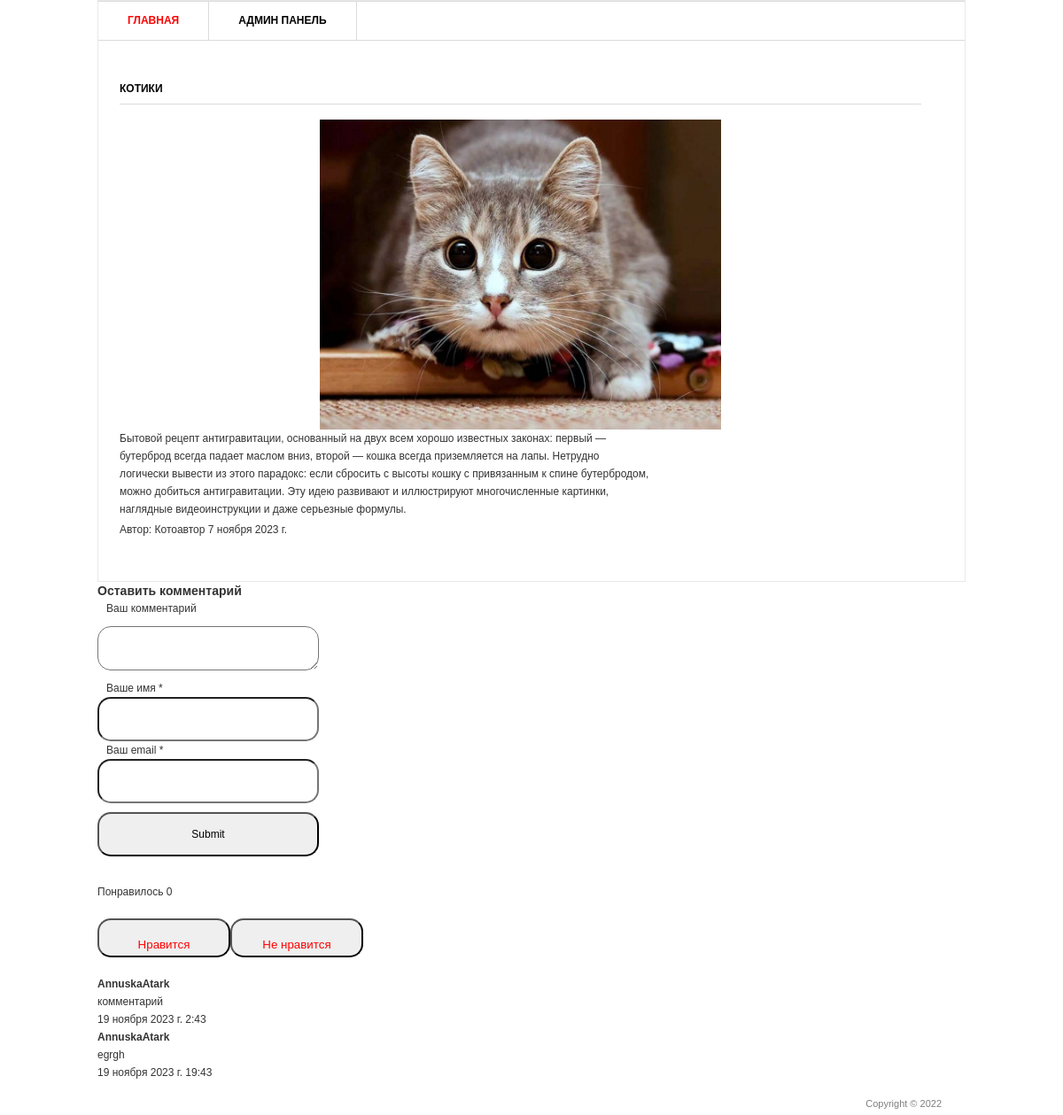
Before: /1/ with the older database file.
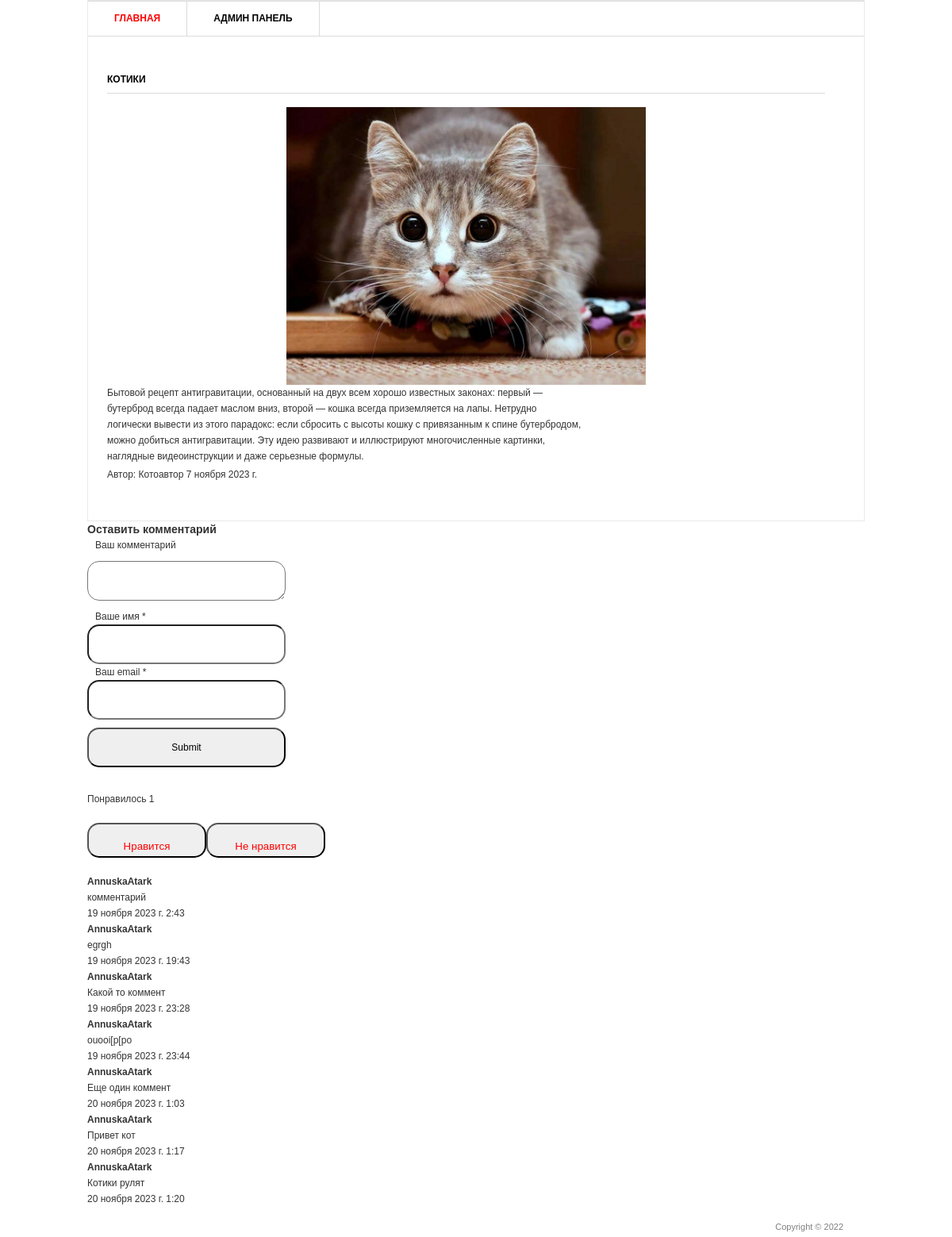
After: the same page with the newer database file.
### blog/models.py (models this page shows, shortened)
class Post(models.Model):
    title = models.CharField("Заголовок записи", max_length=100)
    description = models.TextField("Текст записи")
    author = models.CharField("Автор статьи", max_length=100)
    date = models.DateField("Дата")
    image = models.ImageField("Изображение", upload_to="image/%Y")

class Comment(models.Model):
    email = models.EmailField()
    name = models.CharField("Имя пользователя", max_length=50)
    text_comment = models.TextField("Текст комментария", max_length=2000)
    date = models.DateTimeField(auto_now_add=True)
    post = models.ForeignKey(Post, on_delete=models.CASCADE)

### blog/views.py (the view)
# urls.py: path("<int:pk>/", views.PostDetail.as_view()),
class PostDetail(ListView):
    def get(self, request, pk):
        post = Post.objects.get(id=pk)
        return render(request, "blog/blog_detail.html", {"post": post})

### templates/blog/blog_detail.html (shortened to what this page needs)
{% load static %}
<html>
<head>
	<link rel="stylesheet" href="{% static 'style.css' %}" type="text/css" media="all" />
</head>
<body>
<div class="shell">
	<div class="border">
		<div id="navigation">
			<ul>
			    <li><a href="/" class="active">Главная</a></li>
			    <li><a href="/admin">Админ панель</a></li>
			</ul>
		</div>
		<div id="main">
			<div id="content" class="left">
				<div class="projects">
					<h3>{{ post.title }}</h3>
                    <p style="text-align: center;"><img src="{{ post.image.url }}" alt="изображение" width="50%" height="350px"/></p>
					<div class="item">
						<div class="text left">
							<p>{{ post.description }}</p>
							<p>Автор: {{post.author}}   {{ post.date}} </p>
						</div>
					</div>
				</div>
			</div>
		</div>
	</div>
	<div>
		<h3>Оставить комментарий</h3>
		<div >
			<form  action="{% url 'add_comments' post.id %}"; method="post">
				<div>
			<label style="margin: 10px 10px;">Ваш комментарий</label>
		</div>
		<div >
			<textarea name="text_comment"; style="border-radius: 15px; padding: 15px; height: 50px; width: 250px; margin: 10px 0px; resize: vertical;"></textarea>
		</div>
		<div>
			<label style="margin: 10px 10px;">Ваше имя *</label>
		</div>
		<div>
			<input type="text"; name="name"; style="border-radius: 15px; padding: 15px; height: 50px; width: 250px;">
		</div>
		<div>
			<label style="margin: 10px 10px;"> Ваш email *</label>
		</div>
		<div>
			<input type="email"; name="email"; style="border-radius: 15px; padding: 15px; height: 50px; width: 250px;">
		</div>
		<div>
			<input type="submit"; style="border-radius: 15px; padding: 15px; height: 50px; width: 250px; margin: 10px 0px;">
		</div>
		</form>
		</div>
	</div>
	<div>
		<br>
		<p>Понравилось {{ post.like_set.all.count }}</p>
		<br>
		<button style="border-radius: 15px; padding: 20px; height: 30px; width: 150px; text-align: center; "><a style="text-decoration: none;"; href="{% url 'add_like' post.id %}">Нравится</a></button><button style="border-radius: 15px; padding: 20px; height: 30px; width: 150px; text-align: center;"><a style="text-decoration: none;"; href="{% url 'del_like' post.id %}">Не нравится</a></button>
		<br>
	</div>
	<br>
	<div> {% for comment in post.comment_set.all %}
		<div>
			<h4>{{ comment.name }}</h4>
			<p>{{ comment.text_comment}}</p>
			<p>{{comment.date}}</p>
		</div>
	{% endfor %}
</div>
	<div id="footer">
		<p class="copy right">Copyright &copy;  2022 </p>
	</div>
</div>
</body>
</html>

### static/style.css (style rules this page uses)
* { margin: 0; padding: 0; outline:0; }
body { font-size: 12px; line-height: 20px; font-family: Georgia, Arial, Helvetica, Sans-Serif; color: #333; background: url() repeat 0 0; }
a { color: #ff0000; text-decoration: none; cursor:pointer; }
input, textarea, select { font-family: Arial, Helvetica, sans-serif; font-size:12px; }
textarea { overflow:auto; }
.left, .alignleft { float: left; display: inline; }
.right, .alignright { float: right; display: inline; }
.shell { width: 980px; margin: 0 auto; }
.border { border: 1px solid #e8e8e8; background: #fff; position: relative; }
#navigation { height: 43px; border-top: 1px solid #dbdbdb; border-bottom: 1px solid #dbdbdb; }
#navigation ul { list-style: none; }
#navigation ul li { float: left; height: 43px; border-right: 1px solid #dbdbdb; font-size: 12px; line-height: 43px; font-weight: bold; text-transform: uppercase; }
#navigation ul li a { float: left; height: 43px; color: #000; padding: 0 33px; }
#navigation ul li a:hover, #navigation ul li a.active { color: #ff0000; text-decoration: none; }
#main { width: 932px; padding: 37px 24px 17px 24px; }
#main h3 { font-size: 12px; line-height: 15px; color: #000; text-transform: uppercase; border-bottom: 1px solid #dbdbdb; padding: 0 0 9px 0; }
#content { width: 905px; }
.projects { padding: 10px 0 0 0; }
.projects h3 { margin: 0 0 17px 0; }
.projects .item { margin: 0 0 28px 0; }
.projects .text { width: 600px; }
.projects .text p { padding: 0 0 3px 0; }
#footer { font-family: Arial, sans-serif; font-size: 11px; line-height: 14px; color: #7f7f7f; padding: 18px 27px 20px 38px; }

Changed rows visible on the page:
computed for Post "КОТИКИ": like_set.all.count "0" → "1"
added Comment: name "AnnuskaAtark", text_comment "Какой то коммент", date "19 ноября 2023 г. 23:28"
added Comment: name "AnnuskaAtark", text_comment "ouooi[p[po", date "19 ноября 2023 г. 23:44"
added Comment: name "AnnuskaAtark", text_comment "Еще один коммент", date "20 ноября 2023 г. 1:03"
added Comment: name "AnnuskaAtark", text_comment "Привет кот", date "20 ноября 2023 г. 1:17"
added Comment: name "AnnuskaAtark", text_comment "Котики рулят", date "20 ноября 2023 г. 1:20"
